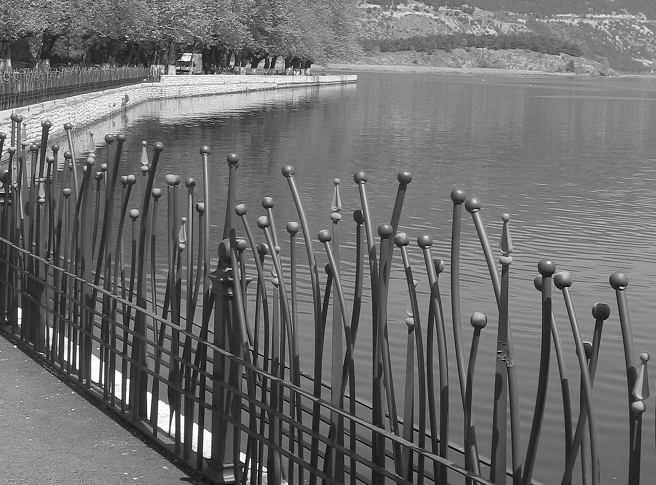
%> input picture 7200OT_Code file/Chap 02/my_image.bmp, 656 x 485 px
$ octave ClaheDistributions.m   (GNU Octave 9; MATLAB toolbox functions it lacks are replaced by stand-ins)
%> lines starting %> are read from the running program, lines starting %| are printed output that depends on the picture
img = imread('my_image.bmp');
%> img is the input picture: size 485x656 uint8; min 0, max 255, mean 109.7
img_u = adapthisteq(img);
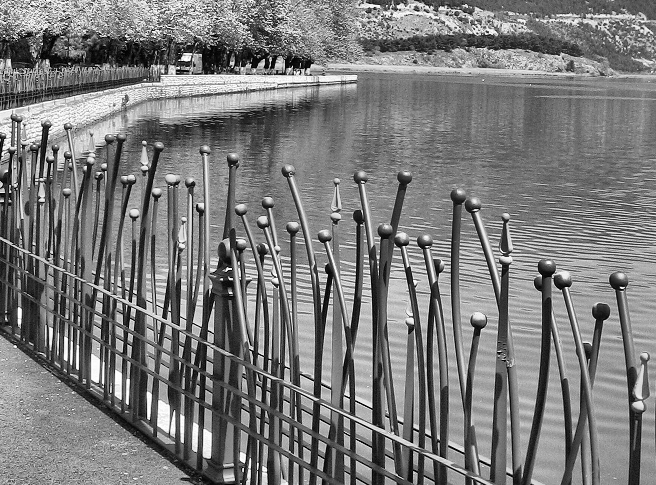
%> img_u: size 485x656 uint8; min 0, max 255, mean 123.1
img_r = adapthisteq(img,'Distribution','rayleigh');
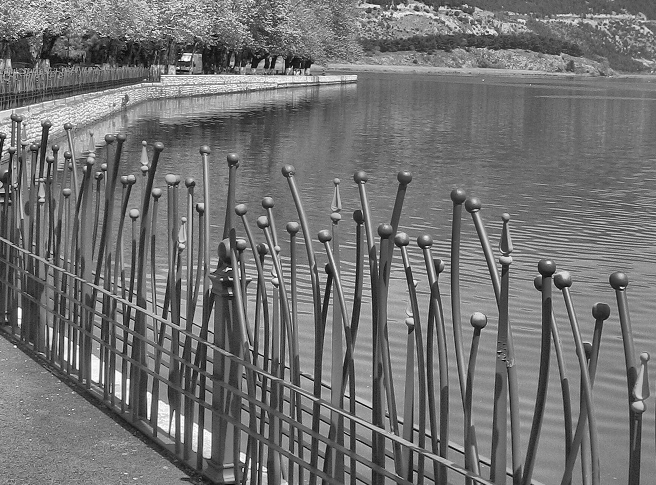
%> img_r: size 485x656 uint8; min 0, max 255, mean 115.2
img_e = adapthisteq(img,'Distribution','exponential');
subplot(2,3,1),imshow(img_u),title('Uniform distribution');
subplot(2,3,2),imshow(img_r),title('Rayleigh distribution');
subplot(2,3,3),imshow(img_e),title('Exponential distribution');
subplot(2,3,4),imhist(img_u,64),title('Uniform Histogram');
subplot(2,3,5),imhist(img_r,64),title('Rayleigh Histogram');
subplot(2,3,6),imhist(img_e,64),title('ExponentialHistogram');
%> after `title('ExponentialHistogram')`:
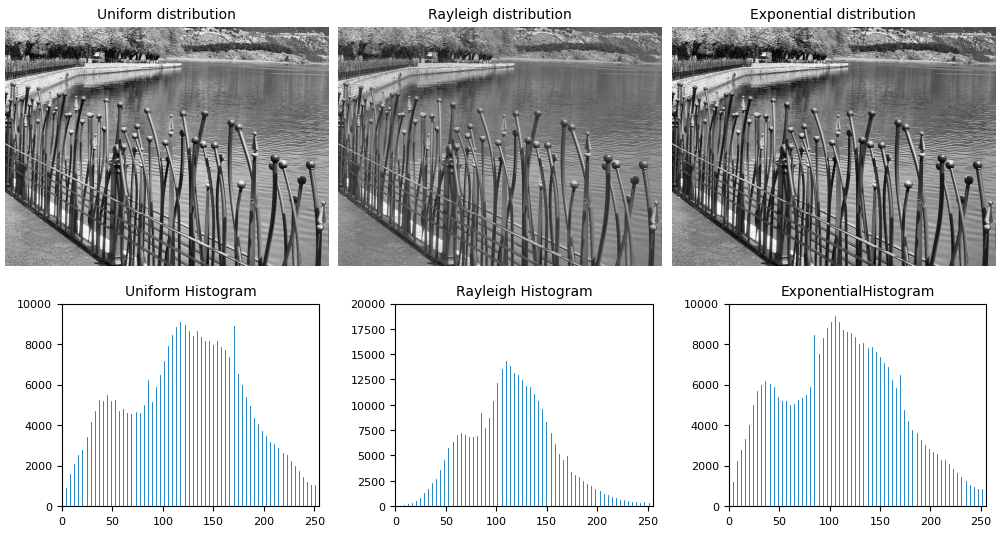
%> figure redrawn from the program's plot data, 6 panels

$ run again, with 7200OT_Code file/Chap 02/holiday_image2.bmp copied over 7200OT_Code file/Chap 02/my_image.bmp
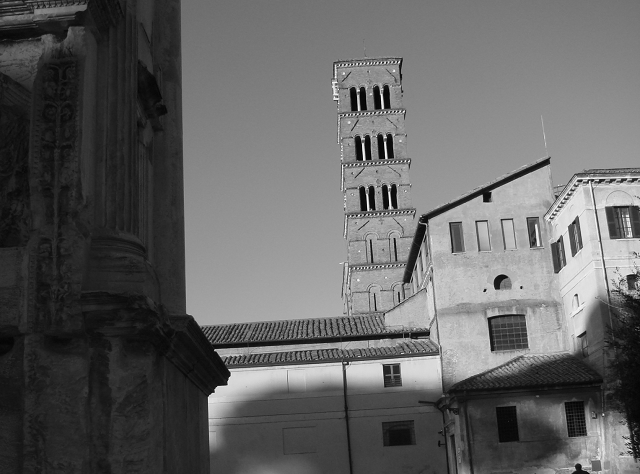
%> input picture 7200OT_Code file/Chap 02/holiday_image2.bmp, 640 x 474 px
%> img is the input picture: size 474x640 uint8; min 0, max 253, mean 98.4
%> `img_u = adapthisteq(img);`:
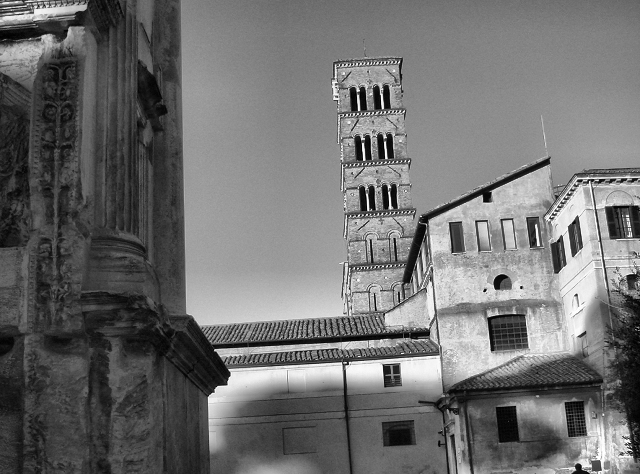
%> img_u: size 474x640 uint8; min 0, max 255, mean 111.2
%> `img_r = adapthisteq(img,'Distribution','rayleigh');`:
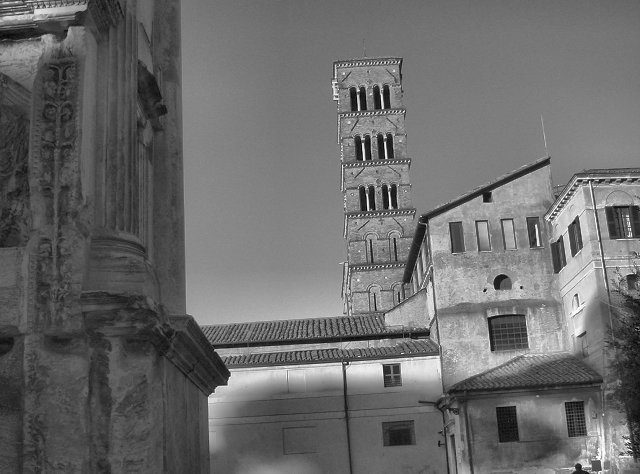
%> img_r: size 474x640 uint8; min 0, max 255, mean 106.7
